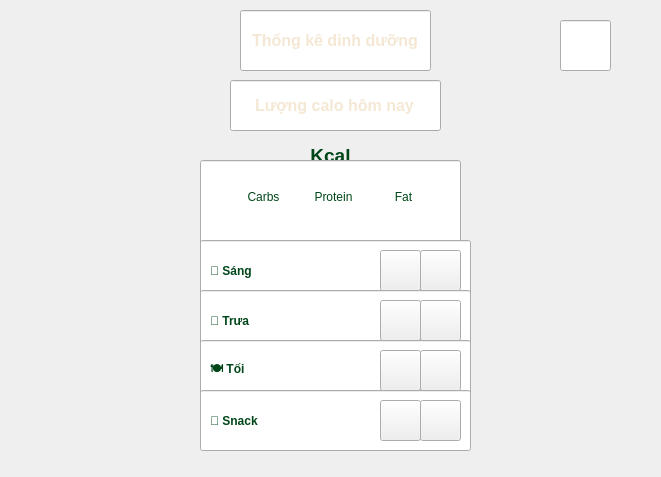
<?xml version="1.0" encoding="UTF-8"?>
<ui version="4.0">
 <class>MainWindow</class>
 <widget class="QMainWindow" name="MainWindow">
  <property name="geometry">
   <rect>
    <x>0</x>
    <y>0</y>
    <width>661</width>
    <height>477</height>
   </rect>
  </property>
  <property name="windowTitle">
   <string>MainWindow</string>
  </property>
  <widget class="QWidget" name="centralwidget">
   <property name="styleSheet">
    <string notr="true">#centralwidget{ border-image: url(:/Background.png); }</string>
   </property>
   <widget class="QLineEdit" name="tieudetrang8">
    <property name="geometry">
     <rect>
      <x>240</x>
      <y>10</y>
      <width>191</width>
      <height>61</height>
     </rect>
    </property>
    <property name="font">
     <font>
      <pointsize>12</pointsize>
      <weight>75</weight>
      <bold>true</bold>
     </font>
    </property>
    <property name="styleSheet">
     <string notr="true">border-image: url(:/tieudetrang8.png);
color: rgb(244, 232, 212);</string>
    </property>
    <property name="text">
     <string>Thống kê dinh dưỡng</string>
    </property>
    <property name="alignment">
     <set>Qt::AlignCenter</set>
    </property>
   </widget>
   <widget class="QLineEdit" name="line1trang8">
    <property name="geometry">
     <rect>
      <x>230</x>
      <y>80</y>
      <width>211</width>
      <height>51</height>
     </rect>
    </property>
    <property name="font">
     <font>
      <pointsize>12</pointsize>
      <weight>75</weight>
      <bold>true</bold>
     </font>
    </property>
    <property name="styleSheet">
     <string notr="true">border-image: url(:/line1trang8.png);
color: rgb(244, 232, 212);</string>
    </property>
    <property name="text">
     <string>Lượng calo hôm nay</string>
    </property>
    <property name="alignment">
     <set>Qt::AlignCenter</set>
    </property>
   </widget>
   <widget class="QLabel" name="label_2">
    <property name="geometry">
     <rect>
      <x>280</x>
      <y>140</y>
      <width>101</width>
      <height>31</height>
     </rect>
    </property>
    <property name="font">
     <font>
      <pointsize>12</pointsize>
      <weight>75</weight>
      <bold>true</bold>
     </font>
    </property>
    <property name="styleSheet">
     <string notr="true">color: rgb(0, 70, 25);</string>
    </property>
    <property name="text">
     <string>&lt;html&gt;&lt;head/&gt;&lt;body&gt;&lt;p&gt;&lt;span style=&quot; font-size:14pt;&quot;&gt;Kcal&lt;/span&gt;&lt;/p&gt;&lt;/body&gt;&lt;/html&gt;</string>
    </property>
    <property name="alignment">
     <set>Qt::AlignCenter</set>
    </property>
   </widget>
   <widget class="QLineEdit" name="line2trang8">
    <property name="geometry">
     <rect>
      <x>200</x>
      <y>160</y>
      <width>261</width>
      <height>91</height>
     </rect>
    </property>
    <property name="styleSheet">
     <string notr="true">border-image: url(:/line2trang8.png);</string>
    </property>
   </widget>
   <widget class="QLabel" name="label_3">
    <property name="geometry">
     <rect>
      <x>240</x>
      <y>190</y>
      <width>47</width>
      <height>14</height>
     </rect>
    </property>
    <property name="styleSheet">
     <string notr="true">color: rgb(0, 70, 25);</string>
    </property>
    <property name="text">
     <string>Carbs</string>
    </property>
    <property name="alignment">
     <set>Qt::AlignCenter</set>
    </property>
   </widget>
   <widget class="QLabel" name="label_4">
    <property name="geometry">
     <rect>
      <x>380</x>
      <y>190</y>
      <width>47</width>
      <height>14</height>
     </rect>
    </property>
    <property name="styleSheet">
     <string notr="true">color: rgb(0, 70, 25);</string>
    </property>
    <property name="text">
     <string>Fat</string>
    </property>
    <property name="alignment">
     <set>Qt::AlignCenter</set>
    </property>
   </widget>
   <widget class="QLabel" name="label_5">
    <property name="geometry">
     <rect>
      <x>310</x>
      <y>190</y>
      <width>47</width>
      <height>14</height>
     </rect>
    </property>
    <property name="styleSheet">
     <string notr="true">color: rgb(0, 70, 25);</string>
    </property>
    <property name="text">
     <string>Protein</string>
    </property>
    <property name="alignment">
     <set>Qt::AlignCenter</set>
    </property>
   </widget>
   <widget class="QLineEdit" name="line3trang8">
    <property name="geometry">
     <rect>
      <x>200</x>
      <y>240</y>
      <width>271</width>
      <height>61</height>
     </rect>
    </property>
    <property name="styleSheet">
     <string notr="true">border-image: url(:/line3trang8.png);</string>
    </property>
    <property name="text">
     <string/>
    </property>
    <property name="alignment">
     <set>Qt::AlignCenter</set>
    </property>
   </widget>
   <widget class="QLineEdit" name="line4trang8">
    <property name="geometry">
     <rect>
      <x>200</x>
      <y>290</y>
      <width>271</width>
      <height>61</height>
     </rect>
    </property>
    <property name="styleSheet">
     <string notr="true">border-image: url(:/line3trang8.png);</string>
    </property>
   </widget>
   <widget class="QLineEdit" name="line5trang8">
    <property name="geometry">
     <rect>
      <x>200</x>
      <y>340</y>
      <width>271</width>
      <height>61</height>
     </rect>
    </property>
    <property name="styleSheet">
     <string notr="true">border-image: url(:/line3trang8.png);</string>
    </property>
   </widget>
   <widget class="QLineEdit" name="line6trang8">
    <property name="geometry">
     <rect>
      <x>200</x>
      <y>390</y>
      <width>271</width>
      <height>61</height>
     </rect>
    </property>
    <property name="styleSheet">
     <string notr="true">border-image: url(:/line3trang8.png);</string>
    </property>
   </widget>
   <widget class="QLabel" name="label_9">
    <property name="geometry">
     <rect>
      <x>210</x>
      <y>260</y>
      <width>51</width>
      <height>21</height>
     </rect>
    </property>
    <property name="font">
     <font>
      <pointsize>9</pointsize>
      <weight>75</weight>
      <bold>true</bold>
     </font>
    </property>
    <property name="styleSheet">
     <string notr="true">color: rgb(0, 70, 25);</string>
    </property>
    <property name="text">
     <string>🍳 Sáng</string>
    </property>
   </widget>
   <widget class="QLabel" name="label_10">
    <property name="geometry">
     <rect>
      <x>210</x>
      <y>410</y>
      <width>61</width>
      <height>21</height>
     </rect>
    </property>
    <property name="font">
     <font>
      <pointsize>9</pointsize>
      <weight>75</weight>
      <bold>true</bold>
     </font>
    </property>
    <property name="styleSheet">
     <string notr="true">color: rgb(0, 70, 25);</string>
    </property>
    <property name="text">
     <string>🍎 Snack</string>
    </property>
   </widget>
   <widget class="QLabel" name="label_11">
    <property name="geometry">
     <rect>
      <x>210</x>
      <y>360</y>
      <width>51</width>
      <height>21</height>
     </rect>
    </property>
    <property name="font">
     <font>
      <pointsize>9</pointsize>
      <weight>75</weight>
      <bold>true</bold>
     </font>
    </property>
    <property name="styleSheet">
     <string notr="true">color: rgb(0, 70, 25);</string>
    </property>
    <property name="text">
     <string>🍽 Tối</string>
    </property>
   </widget>
   <widget class="QLabel" name="label_12">
    <property name="geometry">
     <rect>
      <x>210</x>
      <y>310</y>
      <width>51</width>
      <height>21</height>
     </rect>
    </property>
    <property name="font">
     <font>
      <pointsize>9</pointsize>
      <weight>75</weight>
      <bold>true</bold>
     </font>
    </property>
    <property name="styleSheet">
     <string notr="true">color: rgb(0, 70, 25);</string>
    </property>
    <property name="text">
     <string>🍱 Trưa</string>
    </property>
   </widget>
   <widget class="QPushButton" name="pushButton">
    <property name="geometry">
     <rect>
      <x>380</x>
      <y>250</y>
      <width>41</width>
      <height>41</height>
     </rect>
    </property>
    <property name="font">
     <font>
      <pointsize>12</pointsize>
      <weight>75</weight>
      <bold>true</bold>
     </font>
    </property>
    <property name="styleSheet">
     <string notr="true">border-image: url(:/button5trang8.png);
color: rgb(255, 255, 255);</string>
    </property>
    <property name="text">
     <string/>
    </property>
   </widget>
   <widget class="QPushButton" name="pushButton_2">
    <property name="geometry">
     <rect>
      <x>380</x>
      <y>300</y>
      <width>41</width>
      <height>41</height>
     </rect>
    </property>
    <property name="font">
     <font>
      <pointsize>12</pointsize>
      <weight>75</weight>
      <bold>true</bold>
     </font>
    </property>
    <property name="styleSheet">
     <string notr="true">border-image: url(:/button6trang8.png);
color: rgb(255, 255, 255);</string>
    </property>
    <property name="text">
     <string/>
    </property>
   </widget>
   <widget class="QPushButton" name="pushButton_3">
    <property name="geometry">
     <rect>
      <x>380</x>
      <y>350</y>
      <width>41</width>
      <height>41</height>
     </rect>
    </property>
    <property name="font">
     <font>
      <pointsize>12</pointsize>
      <weight>75</weight>
      <bold>true</bold>
     </font>
    </property>
    <property name="styleSheet">
     <string notr="true">border-image: url(:/button7trang8.png);
color: rgb(255, 255, 255);</string>
    </property>
    <property name="text">
     <string/>
    </property>
   </widget>
   <widget class="QPushButton" name="pushButton_4">
    <property name="geometry">
     <rect>
      <x>380</x>
      <y>400</y>
      <width>41</width>
      <height>41</height>
     </rect>
    </property>
    <property name="font">
     <font>
      <pointsize>12</pointsize>
      <weight>75</weight>
      <bold>true</bold>
     </font>
    </property>
    <property name="styleSheet">
     <string notr="true">border-image: url(:/button8trang8.png);
color: rgb(255, 255, 255);</string>
    </property>
    <property name="text">
     <string/>
    </property>
   </widget>
   <widget class="QPushButton" name="pushButton_5">
    <property name="geometry">
     <rect>
      <x>420</x>
      <y>300</y>
      <width>41</width>
      <height>41</height>
     </rect>
    </property>
    <property name="font">
     <font>
      <pointsize>12</pointsize>
      <weight>75</weight>
      <bold>true</bold>
     </font>
    </property>
    <property name="styleSheet">
     <string notr="true">border-image: url(:/button2trang8.png);
color: rgb(255, 255, 255);</string>
    </property>
    <property name="text">
     <string/>
    </property>
   </widget>
   <widget class="QPushButton" name="pushButton_6">
    <property name="geometry">
     <rect>
      <x>420</x>
      <y>250</y>
      <width>41</width>
      <height>41</height>
     </rect>
    </property>
    <property name="font">
     <font>
      <pointsize>12</pointsize>
      <weight>75</weight>
      <bold>true</bold>
     </font>
    </property>
    <property name="styleSheet">
     <string notr="true">border-image: url(:/button1trang8.png);
color: rgb(255, 255, 255);</string>
    </property>
    <property name="text">
     <string/>
    </property>
   </widget>
   <widget class="QPushButton" name="pushButton_7">
    <property name="geometry">
     <rect>
      <x>420</x>
      <y>400</y>
      <width>41</width>
      <height>41</height>
     </rect>
    </property>
    <property name="font">
     <font>
      <pointsize>12</pointsize>
      <weight>75</weight>
      <bold>true</bold>
     </font>
    </property>
    <property name="styleSheet">
     <string notr="true">border-image: url(:/button4trang8.png);
color: rgb(255, 255, 255);</string>
    </property>
    <property name="text">
     <string/>
    </property>
   </widget>
   <widget class="QPushButton" name="pushButton_8">
    <property name="geometry">
     <rect>
      <x>420</x>
      <y>350</y>
      <width>41</width>
      <height>41</height>
     </rect>
    </property>
    <property name="font">
     <font>
      <pointsize>12</pointsize>
      <weight>75</weight>
      <bold>true</bold>
     </font>
    </property>
    <property name="styleSheet">
     <string notr="true">border-image: url(:/button3trang8.png);
color: rgb(255, 255, 255);</string>
    </property>
    <property name="text">
     <string/>
    </property>
   </widget>
   <widget class="QLineEdit" name="lineEdit_8">
    <property name="geometry">
     <rect>
      <x>560</x>
      <y>20</y>
      <width>51</width>
      <height>51</height>
     </rect>
    </property>
    <property name="styleSheet">
     <string notr="true">border-image: url(:/button9trang8.png);</string>
    </property>
   </widget>
   <widget class="QLineEdit" name="lineEdit">
    <property name="geometry">
     <rect>
      <x>240</x>
      <y>200</y>
      <width>61</width>
      <height>31</height>
     </rect>
    </property>
    <property name="styleSheet">
     <string notr="true">QLineEdit {
    background-color: transparent; /* Làm nền trong suốt */
    border: none;                 /* Xóa viền mặc định của Windows */
    color: white;                 /* Chỉnh màu chữ cho dễ nhìn trên nền tối */
}</string>
    </property>
   </widget>
   <widget class="QLineEdit" name="lineEdit_2">
    <property name="geometry">
     <rect>
      <x>300</x>
      <y>200</y>
      <width>61</width>
      <height>31</height>
     </rect>
    </property>
    <property name="styleSheet">
     <string notr="true">QLineEdit {
    background-color: transparent; /* Làm nền trong suốt */
    border: none;                 /* Xóa viền mặc định của Windows */
    color: white;                 /* Chỉnh màu chữ cho dễ nhìn trên nền tối */
}
</string>
    </property>
   </widget>
   <widget class="QLineEdit" name="lineEdit_3">
    <property name="geometry">
     <rect>
      <x>370</x>
      <y>200</y>
      <width>61</width>
      <height>31</height>
     </rect>
    </property>
    <property name="styleSheet">
     <string notr="true">QLineEdit {
    background-color: transparent; /* Làm nền trong suốt */
    border: none;                 /* Xóa viền mặc định của Windows */
    color: white;                 /* Chỉnh màu chữ cho dễ nhìn trên nền tối */
}
</string>
    </property>
   </widget>
  </widget>
 </widget>
 <resources>
  <include location="trang8.qrc"/>
 </resources>
 <connections/>
</ui>
